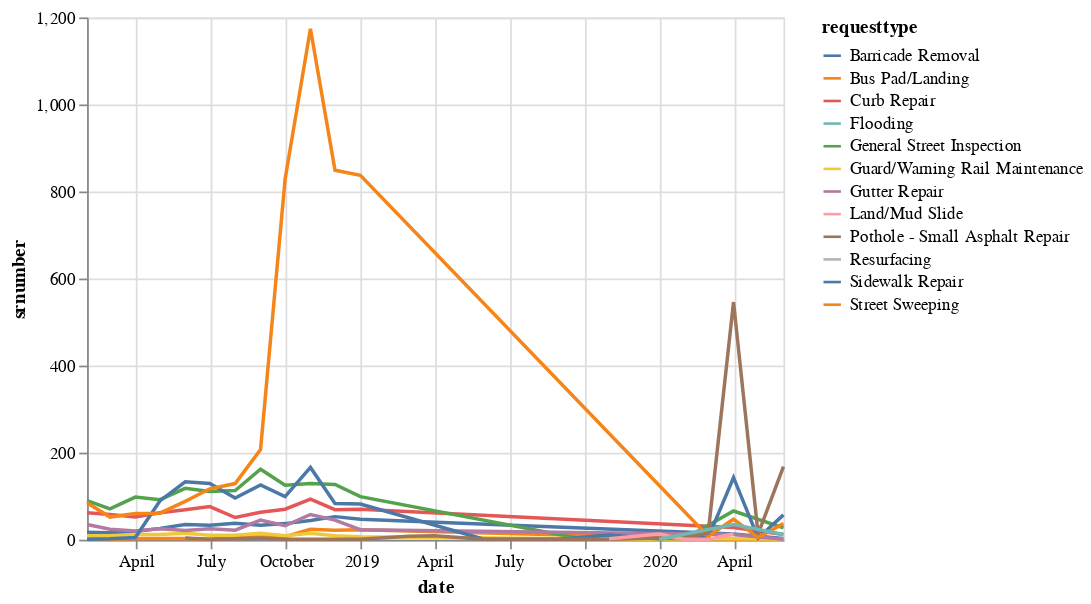

This figure's notebook cell:
### Code cell
alt.Chart(grouped.reset_index()).mark_line().encode(
    x='date',
    y='srnumber',
    color='requesttype')

### Figure 1 — Vega-Lite specification as saved in the notebook (floating-point values rounded to 4 significant figures; data arrays with more than 128 entries replaced by an {"elided": "..."} marker saying what was removed)
{"config": {"view": {"continuousWidth": 400, "continuousHeight": 300}}, "data": {"name": "data-742f6537d90c4f9af45affe143f73c44"}, "mark": "line", "encoding": {"color": {"type": "nominal", "field": "requesttype"}, "x": {"type": "temporal", "field": "date"}, "y": {"type": "quantitative", "field": "srnumber"}}, "$schema": "https://vega.github.io/schema/vega-lite/v4.8.1.json", "datasets": {"data-742f6537d90c4f9af45affe143f73c44": {"elided": "151 records"}}}
